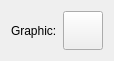
<?xml version="1.0" encoding="UTF-8"?>
<ui version="4.0">
 <class>GraphicFillWidgetForm</class>
 <widget class="QWidget" name="GraphicFillWidgetForm">
  <property name="geometry">
   <rect>
    <x>0</x>
    <y>0</y>
    <width>105</width>
    <height>58</height>
   </rect>
  </property>
  <property name="windowTitle">
   <string>Form</string>
  </property>
  <layout class="QGridLayout" name="gridLayout_2">
   <item row="0" column="0">
    <layout class="QGridLayout" name="gridLayout">
     <item row="0" column="0">
      <widget class="QLabel" name="m_graphicLabel">
       <property name="text">
        <string>Graphic:</string>
       </property>
      </widget>
     </item>
     <item row="0" column="1">
      <widget class="QToolButton" name="m_graphicToolButton">
       <property name="iconSize">
        <size>
         <width>32</width>
         <height>32</height>
        </size>
       </property>
      </widget>
     </item>
    </layout>
   </item>
  </layout>
 </widget>
 <resources/>
 <connections/>
</ui>
